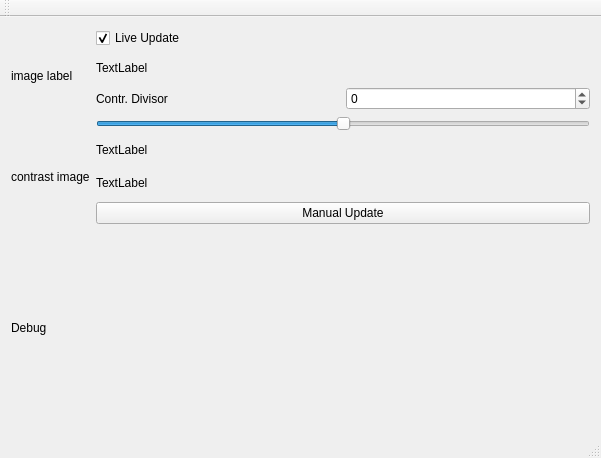
<?xml version="1.0" encoding="UTF-8"?>
<ui version="4.0">
 <class>MainWindow</class>
 <widget class="QMainWindow" name="MainWindow">
  <property name="geometry">
   <rect>
    <x>0</x>
    <y>0</y>
    <width>601</width>
    <height>458</height>
   </rect>
  </property>
  <property name="sizePolicy">
   <sizepolicy hsizetype="Preferred" vsizetype="Preferred">
    <horstretch>0</horstretch>
    <verstretch>0</verstretch>
   </sizepolicy>
  </property>
  <property name="maximumSize">
   <size>
    <width>900</width>
    <height>16777215</height>
   </size>
  </property>
  <property name="windowTitle">
   <string>MainWindow</string>
  </property>
  <widget class="QWidget" name="centralWidget">
   <layout class="QGridLayout" name="gridLayout">
    <item row="0" column="0">
     <layout class="QHBoxLayout" name="horizontalLayout">
      <property name="sizeConstraint">
       <enum>QLayout::SetMaximumSize</enum>
      </property>
      <item>
       <layout class="QVBoxLayout" name="verticalLayout_2">
        <item>
         <widget class="QLabel" name="imagelabel">
          <property name="maximumSize">
           <size>
            <width>1600</width>
            <height>16777215</height>
           </size>
          </property>
          <property name="text">
           <string>image label</string>
          </property>
         </widget>
        </item>
        <item>
         <widget class="QLabel" name="contrast_image">
          <property name="text">
           <string>contrast image</string>
          </property>
         </widget>
        </item>
       </layout>
      </item>
      <item>
       <layout class="QVBoxLayout" name="verticalLayout">
        <item>
         <widget class="QCheckBox" name="liveUpdatecheckBox">
          <property name="text">
           <string>Live Update</string>
          </property>
          <property name="checked">
           <bool>true</bool>
          </property>
         </widget>
        </item>
        <item>
         <widget class="QLabel" name="text2">
          <property name="text">
           <string>TextLabel</string>
          </property>
         </widget>
        </item>
        <item>
         <layout class="QHBoxLayout" name="horizontalLayout_2">
          <item>
           <widget class="QLabel" name="label">
            <property name="text">
             <string>Contr. Divisor</string>
            </property>
           </widget>
          </item>
          <item>
           <widget class="QSpinBox" name="parameterContrastDivisor">
            <property name="minimum">
             <number>-100</number>
            </property>
            <property name="maximum">
             <number>100</number>
            </property>
           </widget>
          </item>
         </layout>
        </item>
        <item>
         <widget class="QSlider" name="slider_constrast_divisor">
          <property name="minimum">
           <number>-100</number>
          </property>
          <property name="maximum">
           <number>100</number>
          </property>
          <property name="orientation">
           <enum>Qt::Horizontal</enum>
          </property>
         </widget>
        </item>
        <item>
         <widget class="QLabel" name="text3">
          <property name="text">
           <string>TextLabel</string>
          </property>
         </widget>
        </item>
        <item>
         <widget class="QLabel" name="text1">
          <property name="text">
           <string>TextLabel</string>
          </property>
         </widget>
        </item>
        <item>
         <widget class="QPushButton" name="buttonUpdate">
          <property name="text">
           <string>Manual Update</string>
          </property>
         </widget>
        </item>
       </layout>
      </item>
     </layout>
    </item>
    <item row="1" column="0">
     <widget class="QLabel" name="debuglabel">
      <property name="text">
       <string>Debug</string>
      </property>
     </widget>
    </item>
   </layout>
  </widget>
  <widget class="QMenuBar" name="menuBar">
   <property name="geometry">
    <rect>
     <x>0</x>
     <y>0</y>
     <width>601</width>
     <height>22</height>
    </rect>
   </property>
  </widget>
  <widget class="QToolBar" name="mainToolBar">
   <attribute name="toolBarArea">
    <enum>TopToolBarArea</enum>
   </attribute>
   <attribute name="toolBarBreak">
    <bool>false</bool>
   </attribute>
  </widget>
  <widget class="QStatusBar" name="statusBar"/>
 </widget>
 <layoutdefault spacing="6" margin="11"/>
 <resources/>
 <connections/>
</ui>
